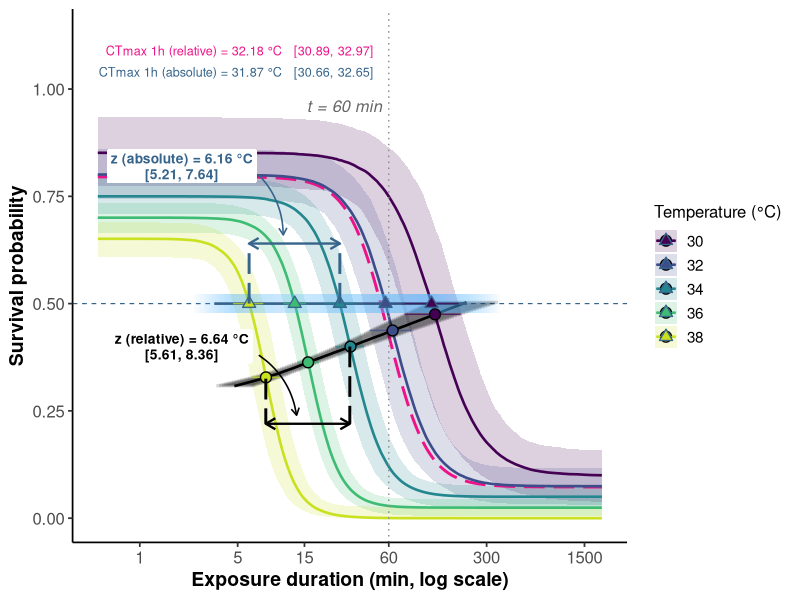
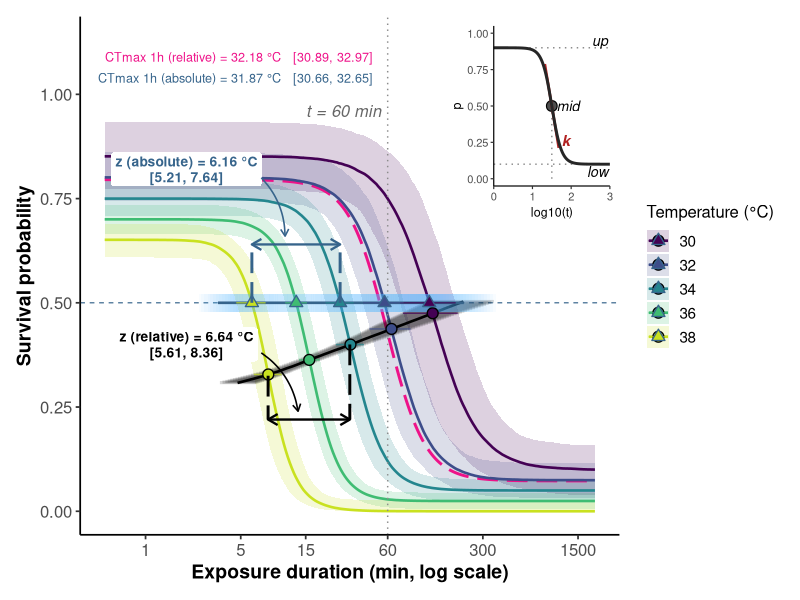
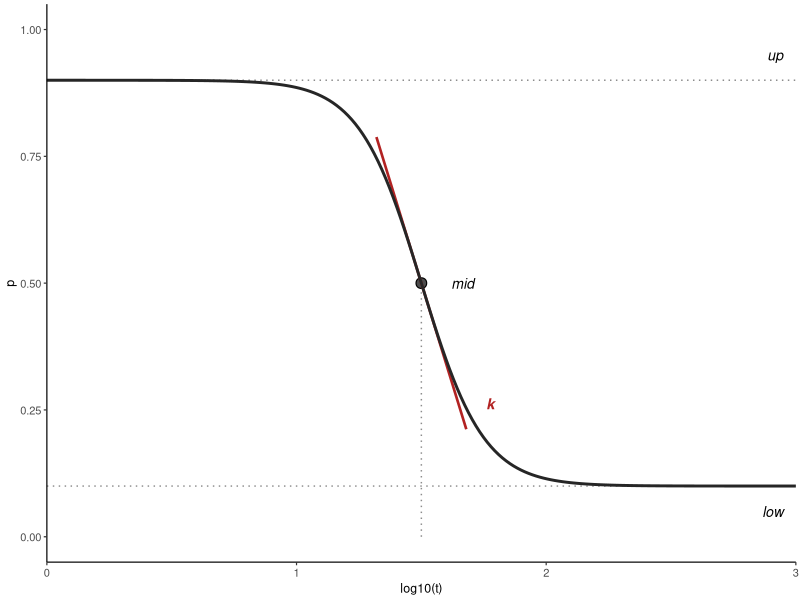

Reproduce these figures in R, in order. (Note: this script raises an error after producing the figures.)
## ---- chunk 1
library(ggplot2)
library(dplyr)
library(tidyr)
library(scales)
library(patchwork)

set.seed(20260517)

# ============================================================================
# Idealised joint-4PL parameters for the teaching figure. Chosen so the
# curves are biologically expressive but the LT50 (relative midpoint) is
# always well above the lower asymptote.
#
# `up`  varies with T: 0.85 at the cold end → 0.65 at the hot end.
#       Kept ≥ 0.65 throughout so the per-curve midpoint never drops
#       below ~0.35 — keeps LT50 above the lower asymptote even at the
#       hottest assay.
# `low` constant at 0.05 (background mortality with all individuals
#       eventually dying).
# `k`   varies with T: 6 at cold end → 10 at hot end (curves get sharper
#       as it gets hotter, a common biological pattern).
# `mid` linear in T with slope −0.15 → relative z = 6.67 °C.
# ============================================================================
# T_bar shifted to 36 (instead of 34) so the synthetic CrIs fan out more
# strongly at the cool extreme and tighten at the hot extreme — matches
# the intuition that more data and tighter LT50 estimates accumulate at
# the hotter assays. All intercept parameters re-anchored so the actual
# curves at the assay temperatures are unchanged.
T_bar    <- 36
ell_0    <- 0.025   # low at T_bar  → 0.10 at T=30, 0.00 at T=38
ell_beta1 <- -0.0125
u_0      <- 0.70    # up at T_bar   → 0.85 at T=30, 0.65 at T=38
u_beta1  <- -0.025
k_0      <- 9       # k at T_bar    → 6 at T=30, 10 at T=38
k_beta1  <- 0.5
beta0    <- 1.2     # mid at T_bar  → 2.10 at T=30, 0.90 at T=38 (log10 min)
beta1    <- -0.15   # mid slope per °C → relative z = 6.67

z_true       <- -1 / beta1                                # 6.667 °C
log10_t_ref  <- log10(60)                                 # 1.778
CTmax_1h_rel <- T_bar + (log10_t_ref - beta0) / beta1     # 32.18 °C

temperatures <- c(30, 32, 34, 36, 38)

# ============================================================================
# Fake posterior draws — multivariate normal around the central parameter
# values, with SDs picked so the resulting uncertainty bands look like the
# Bayesian posterior of a comfortable fit. Used for illustration only.
# ============================================================================
ndraws <- 1000
# SDs on the per-temperature SLOPE parameters (eb1, ub1, kb1, beta1) are
# inflated relative to the intercepts so the CrIs visibly fan out at the
# temperature extremes. Reduced from the previous values so the T=30 CrI
# is still the widest but no longer dominates the figure visually.
post <- tibble(
  ell0_d    = pmin(pmax(rnorm(ndraws, ell_0,    0.010), 0.001), 0.49),
  eb1_d     = rnorm(ndraws, ell_beta1, 0.0045),
  u0_d      = pmin(pmax(rnorm(ndraws, u_0,   0.018), 0.51 ), 0.999),
  ub1_d     = rnorm(ndraws, u_beta1, 0.006),
  k0_d      = exp(rnorm(ndraws, log(k_0), 0.040)),
  kb1_d     = rnorm(ndraws, k_beta1, 0.10),
  beta0_d   = rnorm(ndraws, beta0,   0.040),
  beta1_d   = rnorm(ndraws, beta1,   0.016)
)

# Vectorised helpers — every 4PL sub-parameter is now T-varying.
# Clamps keep the 4PL well-defined (low < 0.5 < up, k > 0) for every
# draw across the extended temperature grid; without these, wider slope
# SDs would push extreme draws into infeasible regions and break the
# absolute-t50 closed form.
low_at <- function(T) pmin(pmax(post$ell0_d + post$eb1_d  * (T - T_bar),
                                0), 0.49)
up_at  <- function(T) pmin(pmax(post$u0_d   + post$ub1_d  * (T - T_bar),
                                0.51), 0.999)
k_at   <- function(T) pmax(post$k0_d   + post$kb1_d  * (T - T_bar), 0.5)
mid_at <- function(T) post$beta0_d + post$beta1_d * (T - T_bar)

# ============================================================================
# Dose-response curves: posterior median + 95% CrI ribbon for each T.
# ============================================================================
log10_t_grid <- seq(-0.3, 3.3, length.out = 250)
curve_post <- expand_grid(temp = temperatures, log10_t = log10_t_grid) |>
  mutate(.row = row_number()) |>
  group_by(.row) |>
  group_modify(~ {
    low_d <- low_at(.x$temp)
    up_d  <- up_at(.x$temp)
    k_d   <- k_at(.x$temp)
    mid_d <- mid_at(.x$temp)
    p_d   <- low_d + (up_d - low_d) / (1 + exp(k_d * (.x$log10_t - mid_d)))
    tibble(p_med = median(p_d),
           p_lo  = quantile(p_d, 0.025, names = FALSE),
           p_hi  = quantile(p_d, 0.975, names = FALSE))
  }) |>
  ungroup() |>
  bind_cols(expand_grid(temp = temperatures, log10_t = log10_t_grid))

# Inflection points at p = (up + low)/2, x = mid(T) — relative t50.
inflections <- tibble(temp = temperatures) |>
  rowwise() |>
  mutate(
    log10_t50_med = median(mid_at(temp)),
    log10_t50_lo  = quantile(mid_at(temp), 0.025, names = FALSE),
    log10_t50_hi  = quantile(mid_at(temp), 0.975, names = FALSE),
    p_inf_med     = median((up_at(temp) + low_at(temp)) / 2),
    p_inf_lo      = quantile((up_at(temp) + low_at(temp)) / 2, 0.025, names = FALSE),
    p_inf_hi      = quantile((up_at(temp) + low_at(temp)) / 2, 0.975, names = FALSE)
  ) |>
  ungroup()

# Absolute t50: where each curve crosses p = 0.5.
#   p = low + (up - low) / (1 + exp(k*(log10_t - mid))) = 0.5
#   → log10_t_abs = mid + (1/k) * log((up - 0.5) / (0.5 - low))
abs_t50_at <- function(T) {
  # Use UN-clamped parameters here so the CrI on absolute t50 reflects
  # the full posterior spread at the temperature extremes (the clamped
  # versions used elsewhere would clip many draws to identical boundary
  # values, compressing the CrI). Draws that produce infeasible (up < 0.5
  # or low > 0.5) are returned as NA so downstream quantile / median
  # calls can drop them via na.rm = TRUE.
  low_d <- post$ell0_d + post$eb1_d  * (T - T_bar)
  up_d  <- post$u0_d   + post$ub1_d  * (T - T_bar)
  k_d   <- post$k0_d   + post$kb1_d  * (T - T_bar)
  mid_d <- post$beta0_d + post$beta1_d * (T - T_bar)
  feasible <- (up_d > 0.5) & (low_d < 0.5) & (k_d > 0)
  out <- rep(NA_real_, length(low_d))
  out[feasible] <- mid_d[feasible] +
    (1 / k_d[feasible]) *
      log((up_d[feasible] - 0.5) / (0.5 - low_d[feasible]))
  out
}
abs_crossings <- tibble(temp = temperatures) |>
  rowwise() |>
  mutate(
    log10_t50_abs_med = median(abs_t50_at(temp), na.rm = TRUE),
    log10_t50_abs_lo  = quantile(abs_t50_at(temp), 0.025,
                                 names = FALSE, na.rm = TRUE),
    log10_t50_abs_hi  = quantile(abs_t50_at(temp), 0.975,
                                 names = FALSE, na.rm = TRUE)
  ) |>
  ungroup()

# ============================================================================
# Fitted midpoint trajectory ("secondary slope") — the line in (log10_t, p)
# space that runs through the per-T inflection points, with 95% CrI ribbon
# from the joint posterior.
#
# The line's HORIZONTAL spacing per °C gives relative z directly; the
# vertical drift reflects up(T) shrinking with temperature.
# ============================================================================
# Extend the slope-band temperatures well beyond the assay temperatures so
# the shaded bands run past the first and last dose-response curves and
# don't terminate awkwardly at the data range.
temp_grid_line <- seq(min(temperatures) - 1.5, max(temperatures) + 1.5,
                      length.out = 200)
mid_traj <- tibble(temp = temp_grid_line) |>
  rowwise() |>
  mutate(
    log10_t50_med = median(mid_at(temp)),
    log10_t50_lo  = quantile(mid_at(temp), 0.025, names = FALSE),
    log10_t50_hi  = quantile(mid_at(temp), 0.975, names = FALSE),
    p_inf_med     = median((up_at(temp) + low_at(temp)) / 2)
  ) |>
  ungroup()

# Visual band around the relative trajectory: thin horizontal segments
# at many T-values, each representing the 95% CrI on log10_t at that T.
# Overlap blends them into a smooth uniform band along the median line
# (avoids the triangular caps that geom_polygon produces because both x
# and y vary jointly with T).
mid_band_segs <- mid_traj |>
  dplyr::filter(dplyr::row_number() %% 2 == 1)

# Absolute t50 trajectory at p = 0.5 (the line through the open triangles).
abs_traj <- tibble(temp = temp_grid_line) |>
  rowwise() |>
  mutate(
    log10_t50_abs_med = median(abs_t50_at(temp), na.rm = TRUE),
    log10_t50_abs_lo  = quantile(abs_t50_at(temp), 0.025,
                                 names = FALSE, na.rm = TRUE),
    log10_t50_abs_hi  = quantile(abs_t50_at(temp), 0.975,
                                 names = FALSE, na.rm = TRUE)
  ) |>
  ungroup()
# Visual band around the absolute trajectory: same "feathered segments"
# approach as the relative band — every other T in the dense temp grid
# gives a thin horizontal segment from log10_t50_abs_lo to abs_hi at
# p = 0.5. Avoids the polygon artefact (lo/hi closure forming triangles
# at the ends).
abs_band_segs <- abs_traj |>
  dplyr::filter(dplyr::row_number() %% 2 == 1)

# CTmax_1h_rel posterior (where mid(T) = log10(60)).
ctmax_post <- T_bar + (log10_t_ref - post$beta0_d) / post$beta1_d
ctmax_med  <- median(ctmax_post)
ctmax_lo   <- quantile(ctmax_post, 0.025, names = FALSE)
ctmax_hi   <- quantile(ctmax_post, 0.975, names = FALSE)

# CTmax_1h_abs posterior: solve abs_t50_at(T) = log10(60) for T per draw.
# Closed form via linear approximation around the design grid is messy;
# numerically solve per draw using uniroot on a wide T grid is overkill
# for a synthetic posterior. Approximate by fitting a per-draw OLS line
# to (T_grid, abs_t50) and inverting — this is exactly what the truth
# function does in the real simulation driver.
T_grid_inv <- temperatures
abs_per_draw <- vapply(seq_len(ndraws), function(i) {
  abs_vals <- sapply(T_grid_inv, function(T) {
    mid_i <- post$beta0_d[i] + post$beta1_d[i] * (T - T_bar)
    up_i  <- pmin(pmax(post$u0_d[i]  + post$ub1_d[i] * (T - T_bar),
                       0.51), 0.999)
    k_i   <- pmax(post$k0_d[i] + post$kb1_d[i] * (T - T_bar), 0.5)
    low_i <- pmin(pmax(post$ell0_d[i] + post$eb1_d[i] * (T - T_bar),
                       0), 0.49)
    mid_i + (1 / k_i) * log((up_i - 0.5) / pmax(0.5 - low_i, 1e-3))
  })
  fit <- stats::lm(abs_vals ~ T_grid_inv)
  co  <- stats::coef(fit)
  (log10_t_ref - co[[1]]) / co[[2]]
}, numeric(1))
ctmax_abs_med <- median(abs_per_draw)
ctmax_abs_lo  <- quantile(abs_per_draw, 0.025, names = FALSE)
ctmax_abs_hi  <- quantile(abs_per_draw, 0.975, names = FALSE)

# z relative (from mid slope alone).
z_post <- -1 / post$beta1_d
z_med  <- median(z_post)
z_lo   <- quantile(z_post, 0.025, names = FALSE)
z_hi   <- quantile(z_post, 0.975, names = FALSE)

# z absolute (from the per-draw OLS slope of abs_t50 on T).
z_abs_per_draw <- vapply(seq_len(ndraws), function(i) {
  abs_vals <- sapply(T_grid_inv, function(T) {
    mid_i <- post$beta0_d[i] + post$beta1_d[i] * (T - T_bar)
    up_i  <- pmin(pmax(post$u0_d[i]  + post$ub1_d[i] * (T - T_bar),
                       0.51), 0.999)
    k_i   <- pmax(post$k0_d[i] + post$kb1_d[i] * (T - T_bar), 0.5)
    low_i <- pmin(pmax(post$ell0_d[i] + post$eb1_d[i] * (T - T_bar),
                       0), 0.49)
    mid_i + (1 / k_i) * log((up_i - 0.5) / pmax(0.5 - low_i, 1e-3))
  })
  fit <- stats::lm(abs_vals ~ T_grid_inv)
  -1 / stats::coef(fit)[[2]]
}, numeric(1))
z_abs_med <- median(z_abs_per_draw)
z_abs_lo  <- quantile(z_abs_per_draw, 0.025, names = FALSE)
z_abs_hi  <- quantile(z_abs_per_draw, 0.975, names = FALSE)

# Ghost dose-response at CTmax_1h_rel (posterior median): by construction
# its inflection sits on the vertical 60-min reference.
ghost_low <- pmax(ell_0 + ell_beta1 * (ctmax_med - T_bar), 0)
ghost_up  <- u_0 + u_beta1 * (ctmax_med - T_bar)
ghost_k   <- k_0 + k_beta1 * (ctmax_med - T_bar)
ghost_mid <- beta0 + beta1 * (ctmax_med - T_bar)
ghost_p <- tibble(log10_t = log10_t_grid) |>
  mutate(p = ghost_low +
            (ghost_up - ghost_low) /
              (1 + exp(ghost_k * (log10_t - ghost_mid))))

# z bracket anchors — span point 3 (T = 34) to point 5 (T = 38). Same
# slope as any other pair (mid(T) is straight), but anchoring on the
# hotter end keeps the brackets in the busier mid–right area of the
# figure rather than crowding the cool plateaus on the left.
T_lo  <- 34; T_hi <- 38
mid_lo <- beta0 + beta1 * (T_lo - T_bar)
mid_hi <- beta0 + beta1 * (T_hi - T_bar)

# Palette: viridis ordered by temperature.
pal <- viridisLite::viridis(length(temperatures), end = 0.92)

theme_proj <- theme_classic(base_size = 13) +
  theme(
    legend.position = "right",
    axis.title      = element_text(size = 14, face = "bold"),
    axis.text       = element_text(size = 12),
    legend.title    = element_text(size = 12),
    legend.text     = element_text(size = 11)
  )

# ============================================================================
# Single-panel figure.
# ============================================================================
p <- ggplot() +
  # Posterior 95% CrI ribbons around each dose-response curve.
  geom_ribbon(data = curve_post,
              aes(x = log10_t, ymin = p_lo, ymax = p_hi,
                  fill = factor(temp)),
              alpha = 0.18, colour = NA) +
  # Ghost dose-response curve at CTmax_1h_rel. Slimmer line in the same
  # long-dash + deeppink style; no need to compete with the now-removed
  # vertical red connector — the grey 60-min vertical handles that role.
  geom_line(data = ghost_p, aes(log10_t, p),
            colour = "deeppink2", linewidth = 1.0, linetype = "longdash") +
  # Posterior median dose-response curves.
  geom_line(data = curve_post,
            aes(log10_t, p_med, colour = factor(temp), group = temp),
            linewidth = 0.9) +
  # Horizontal reference at p = 0.5 (the absolute-LT50 threshold).
  geom_hline(yintercept = 0.5, colour = "steelblue4",
             linetype = "dashed", linewidth = 0.4) +
  # Vertical reference at t = 60 min.
  geom_vline(xintercept = log10_t_ref, colour = "grey55",
             linetype = "dotted") +
  # Relative-t50 trajectory: black median line through the inflection
  # points, with a "feathered" CrI band built from many thin horizontal
  # segments (each = the 95% CrI at one T). Uniform around the line.
  geom_segment(data = mid_band_segs,
               aes(x = log10_t50_lo, xend = log10_t50_hi,
                   y = p_inf_med, yend = p_inf_med),
               colour = "black", alpha = 0.16, linewidth = 1.1) +
  geom_line(data = mid_traj,
            aes(log10_t50_med, p_inf_med),
            linewidth = 0.9, colour = "black") +
  # Absolute-t50 trajectory: steel-blue median line at p = 0.5 with a
  # vertical-extent CrI band built from many small rectangles (one per
  # T) centred on p = 0.5. Lighter fill ("steelblue1") at lower alpha
  # so the open triangle markers at the assay temperatures remain
  # clearly visible against the band.
  geom_rect(data = abs_band_segs,
            aes(xmin = log10_t50_abs_lo, xmax = log10_t50_abs_hi,
                ymin = 0.5 - 0.022, ymax = 0.5 + 0.022),
            fill = "steelblue1", alpha = 0.04, colour = NA) +
  geom_line(data = abs_traj,
            aes(log10_t50_abs_med, 0.5),
            linewidth = 0.9, colour = "steelblue4") +
  # Inflection-point dots (relative t50): filled circles.
  geom_errorbarh(data = inflections,
                 aes(y = p_inf_med, xmin = log10_t50_lo, xmax = log10_t50_hi,
                     colour = factor(temp)),
                 height = 0, linewidth = 0.5, alpha = 0.7) +
  geom_point(data = inflections,
             aes(x = log10_t50_med, y = p_inf_med, fill = factor(temp)),
             shape = 21, size = 3.2, stroke = 0.7, colour = "black") +
  # p = 0.5 crossings (absolute t50): open triangles, colored by T.
  geom_errorbarh(data = abs_crossings,
                 aes(y = 0.5,
                     xmin = log10_t50_abs_lo, xmax = log10_t50_abs_hi,
                     colour = factor(temp)),
                 height = 0, linewidth = 0.5, alpha = 0.7) +
  geom_point(data = abs_crossings,
             aes(x = log10_t50_abs_med, y = 0.5, fill = factor(temp)),
             shape = 24, size = 2.8, stroke = 0.7, colour = "steelblue4") +
  # ---- Relative-z bracket between two adjacent inflection dots ----------
  # Y-position of the inflection at each anchor T.
  # rel: bracket sits just below the inflections.
  annotate("segment",
           x = mid_lo, xend = mid_lo,
           y = ((u_0 + u_beta1 * (T_lo - T_bar)) +
                pmax(ell_0 + ell_beta1 * (T_lo - T_bar), 0)) / 2,
           yend = 0.22,
           colour = "black", linetype = "longdash", linewidth = 1.0) +
  annotate("segment",
           x = mid_hi, xend = mid_hi,
           y = ((u_0 + u_beta1 * (T_hi - T_bar)) +
                pmax(ell_0 + ell_beta1 * (T_hi - T_bar), 0)) / 2,
           yend = 0.22,
           colour = "black", linetype = "longdash", linewidth = 1.0) +
  annotate("segment",
           x = mid_hi, xend = mid_lo, y = 0.22, yend = 0.22,
           arrow = arrow(ends = "both", length = unit(0.11, "in")),
           colour = "black", linewidth = 0.8) +
  # ---- Absolute-z bracket between two adjacent p=0.5 crossings ----------
  # abs: bracket flipped ABOVE the p=0.5 line — vertical guides from
  # the triangles go UP to a bracket at y = 0.64, keeping the absolute-z
  # apparatus in the upper half of the plot and the relative-z apparatus
  # in the lower half (clean separation).
  annotate("segment",
           x = abs_crossings$log10_t50_abs_med[abs_crossings$temp == T_lo],
           xend = abs_crossings$log10_t50_abs_med[abs_crossings$temp == T_lo],
           y = 0.5, yend = 0.64,
           colour = "steelblue4", linetype = "longdash", linewidth = 1.0) +
  annotate("segment",
           x = abs_crossings$log10_t50_abs_med[abs_crossings$temp == T_hi],
           xend = abs_crossings$log10_t50_abs_med[abs_crossings$temp == T_hi],
           y = 0.5, yend = 0.64,
           colour = "steelblue4", linetype = "longdash", linewidth = 1.0) +
  annotate("segment",
           x = abs_crossings$log10_t50_abs_med[abs_crossings$temp == T_hi],
           xend = abs_crossings$log10_t50_abs_med[abs_crossings$temp == T_lo],
           y = 0.64, yend = 0.64,
           arrow = arrow(ends = "both", length = unit(0.11, "in")),
           colour = "steelblue4", linewidth = 0.8) +
  # ---- z labels: absolute on top, relative below, text centered in
  # each label (hjust = 0.5).
  annotate("label", x = 0.30, y = 0.82,
           label = sprintf("z (absolute) = %.2f °C\n[%.2f, %.2f]",
                           z_abs_med, z_abs_lo, z_abs_hi),
           hjust = 0.5, colour = "steelblue4", size = 3.5, fontface = "bold",
           fill = "white", label.size = 0, lineheight = 0.95) +
  annotate("curve",
           x = 0.85,
           xend = (
             abs_crossings$log10_t50_abs_med[abs_crossings$temp == T_hi] +
             abs_crossings$log10_t50_abs_med[abs_crossings$temp == T_lo]) / 2 - 0.08,
           y = 0.80, yend = 0.66,
           curvature = -0.20, colour = "steelblue4", linewidth = 0.55,
           arrow = arrow(length = unit(0.08, "in"))) +
  annotate("label", x = 0.30, y = 0.40,
           label = sprintf("z (relative) = %.2f °C\n[%.2f, %.2f]",
                           z_med, z_lo, z_hi),
           hjust = 0.5, colour = "black", size = 3.5, fontface = "bold",
           fill = "white", label.size = 0, lineheight = 0.95) +
  annotate("curve",
           x = 0.85, xend = (mid_lo + mid_hi) / 2 - 0.08,
           y = 0.38, yend = 0.24,
           curvature = -0.22, colour = "black", linewidth = 0.55,
           arrow = arrow(length = unit(0.08, "in"))) +
  # ---- CTmax labels: anchored just left of the 60-min vertical. The
  # grey dotted vline (declared earlier) is the only vertical reference
  # — no second red/pink vertical connector.
  annotate("label", x = log10_t_ref - 0.08, y = 1.09,
           label = sprintf("CTmax 1h (relative) = %.2f °C   [%.2f, %.2f]",
                           ctmax_med, ctmax_lo, ctmax_hi),
           hjust = 1, colour = "deeppink2", size = 3.2,
           fill = "white", label.size = 0) +
  annotate("label", x = log10_t_ref - 0.08, y = 1.04,
           label = sprintf("CTmax 1h (absolute) = %.2f °C   [%.2f, %.2f]",
                           ctmax_abs_med, ctmax_abs_lo, ctmax_abs_hi),
           hjust = 1, colour = "steelblue4", size = 3.2,
           fill = "white", label.size = 0) +
  # t = 60 min label: anchored LEFT of the 60-min vertical, between the
  # upper CrI edge of the T=30 curve (~ y = 0.93) and the bottom of the
  # CTmax-absolute label.
  annotate("text", x = log10_t_ref - 0.05, y = 0.96,
           label = "t = 60 min", hjust = 1, colour = "grey40",
           size  = 4.2, fontface = "italic") +
  scale_colour_manual(values = pal, name = "Temperature (°C)",
                      aesthetics = c("colour", "fill")) +
  scale_x_continuous(
    breaks = log10(c(1, 5, 15, 60, 300, 1500)),
    labels = c("1", "5", "15", "60", "300", "1500")
  ) +
  scale_y_continuous(limits = c(0, 1.13), breaks = c(0, 0.25, 0.5, 0.75, 1)) +
  labs(title    = NULL,
       subtitle = NULL,
       x        = "Exposure duration (min, log scale)",
       y        = "Survival probability") +
  theme_proj

# ============================================================================
# Inset — a single 4PL curve with its four parameters labelled, plus the
# equation. Self-contained pedagogical block placed in the top-right of
# the main panel via patchwork::inset_element().
# ============================================================================
in_low   <- 0.10
in_up    <- 0.90
in_k     <- 8
in_mid   <- 1.5
in_grid  <- seq(0.0, 3.0, length.out = 200)
in_curve <- tibble(
  log10_t = in_grid,
  p       = in_low + (in_up - in_low) /
              (1 + exp(in_k * (log10_t - in_mid)))
)

# Tangent at the inflection: slope of p with respect to log10_t at
# log10_t = mid is -k * (up - low) / 4. Drawn as a short segment to
# convey the meaning of k visually.
in_slope <- -in_k * (in_up - in_low) / 4
in_x0    <- in_mid;   in_y0 <- (in_up + in_low) / 2
in_dx    <- 0.18
in_tang  <- tibble(
  x = c(in_x0 - in_dx, in_x0 + in_dx),
  y = c(in_y0 - in_slope * in_dx, in_y0 + in_slope * in_dx)
)

p_inset <- ggplot() +
  # Asymptote reference lines + labels.
  annotate("segment", x = 0, xend = 3, y = in_up,  yend = in_up,
           linetype = "dotted", colour = "grey55") +
  annotate("segment", x = 0, xend = 3, y = in_low, yend = in_low,
           linetype = "dotted", colour = "grey55") +
  annotate("text", x = 2.95, y = in_up  + 0.05,
           label = "up", hjust = 1, size = 3.6, fontface = "italic") +
  annotate("text", x = 2.95, y = in_low - 0.05,
           label = "low", hjust = 1, size = 3.6, fontface = "italic") +
  # Mid: filled circle at the inflection point (mid, (up+low)/2) — same
  # convention as the inflection dots in the main panel. Vertical dotted
  # guide kept so the eye traces the x-position to the axis.
  annotate("segment", x = in_mid, xend = in_mid, y = 0, yend = in_y0,
           linetype = "dotted", colour = "grey55") +
  annotate("point", x = in_mid, y = in_y0,
           shape = 21, size = 3.2, fill = "grey30",
           colour = "black", stroke = 0.6) +
  annotate("text", x = in_mid + 0.12, y = in_y0,
           label = "mid", hjust = 0, size = 3.6, fontface = "italic") +
  # k (slope at inflection) — tangent line + label.
  geom_line(data = in_tang, aes(x, y),
            linewidth = 0.9, colour = "firebrick") +
  annotate("text", x = in_x0 + in_dx + 0.08, y = in_y0 + in_slope * in_dx + 0.05,
           label = "k", hjust = 0, size = 3.8, fontface = "bold.italic",
           colour = "firebrick") +
  # The 4PL curve itself.
  geom_line(data = in_curve, aes(log10_t, p),
            linewidth = 1.0, colour = "grey15") +
  scale_x_continuous(limits = c(0, 3), expand = c(0, 0)) +
  scale_y_continuous(limits = c(-0.05, 1.05), expand = c(0, 0)) +
  # Use plain ASCII "log10" to avoid font-render boxes on Unicode subscript.
  labs(x = "log10(t)", y = "p") +
  theme_classic(base_size = 9) +
  theme(
    axis.title       = element_text(size = 9),
    axis.text        = element_text(size = 8),
    plot.background  = element_rect(fill = "white", colour = NA),
    panel.background = element_rect(fill = "white", colour = NA),
    plot.margin      = margin(3, 3, 3, 3)
  )

# Inset: somewhat larger than the tiny corner footprint but still kept
# to the top-right of the main panel so it doesn't crowd the curves.
p_combined <- p + inset_element(p_inset,
                                left = 0.68, bottom = 0.60,
                                right = 0.99, top = 0.99,
                                align_to = "panel")
## ---- chunk 2
#| label: fig-derivation
#| fig-width: 8.5
#| fig-height: 6
#| fig-cap: "Conceptual figure showing how the joint Bayesian 4PL model delivers both relative and absolute $z$ and $CT_{max,1h}$ from a single dose–response fit. Coloured curves are joint-model posterior medians of survival probability at five assay temperatures (30–38 °C; viridis order); shaded bands are pointwise 95% credible intervals. Top-right inset: the 4PL function with its four parameters labelled."

# Save the publication copy to output/figs/ (SVG, vector-editable).
ggplot2::ggsave(
  filename = here::here("output", "figs",
                        "joint_4pl_derivation_conceptual.svg"),
  plot     = p_combined,
  width    = 9.5,
  height   = 6.5,
  units    = "in"
)

p_combined
